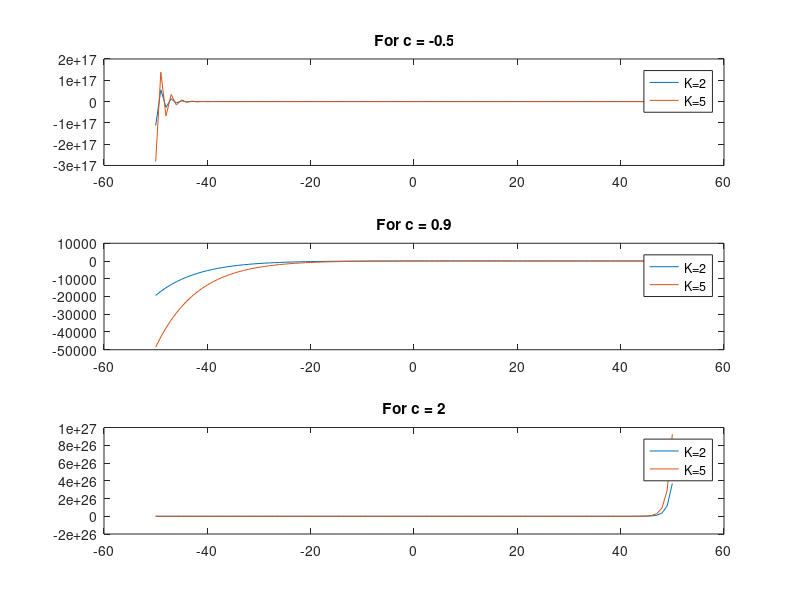

Recreate this plot in MATLAB.
% Question 1E
% Generating the function given, and analyzing its growth and decay
close all;
clear all;
domain  = -50:50;

myFunction = @(K,n,C)(K.*n.*(C.^n));

subplot(3,1,1);
plot(domain,myFunction(2,domain,-0.5),domain,myFunction(5,domain,-0.5));
title('For c = -0.5');
legend('K=2','K=5');

subplot(3,1,2);
plot(domain,myFunction(2,domain,0.9),domain,myFunction(5,domain,0.9));
title('For c = 0.9');
legend('K=2','K=5');

subplot(3,1,3);
plot(domain,myFunction(2,domain,3.1),domain,myFunction(5,domain,3.1));
title('For c = 2');
legend('K=2','K=5');